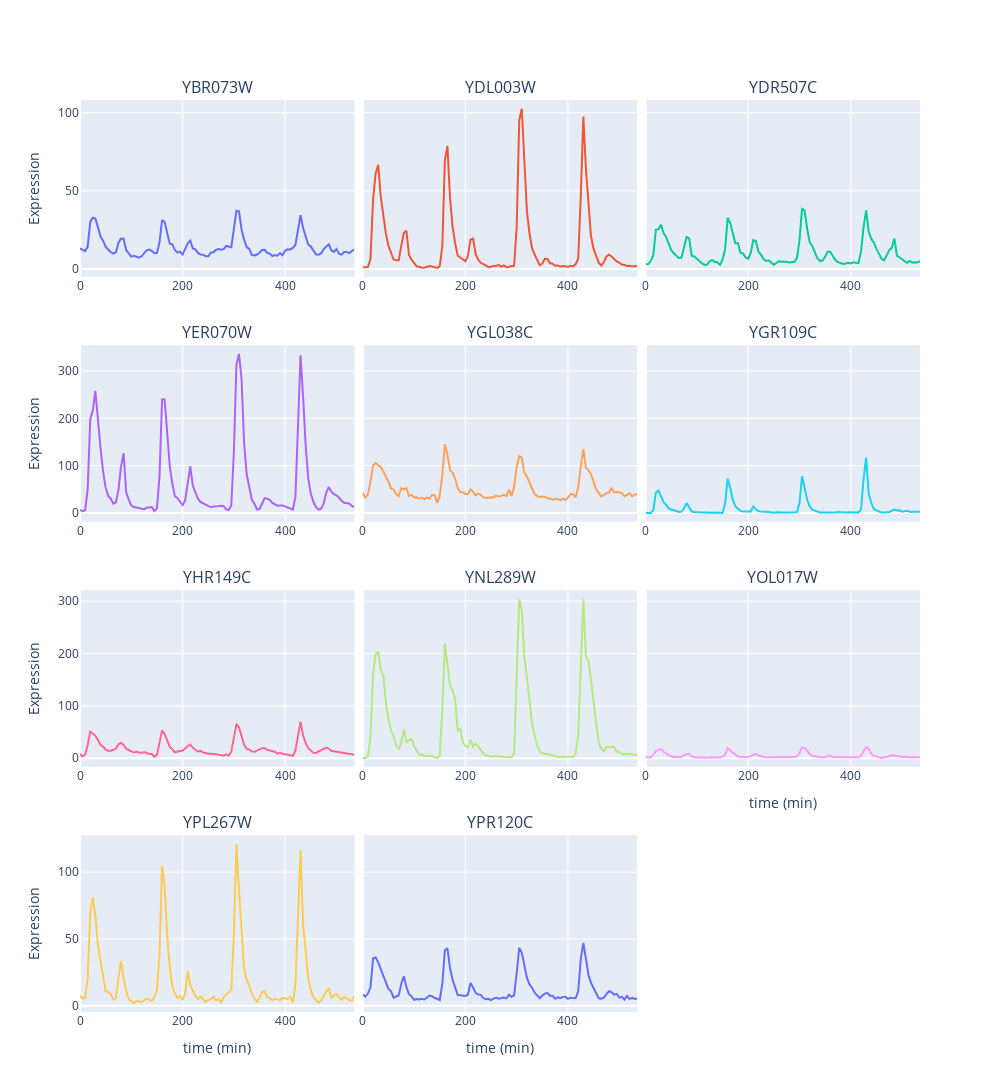

This figure's notebook cell:
### Code cell
plot_columns(df_data, YOX1_Similar)  # type: ignore
